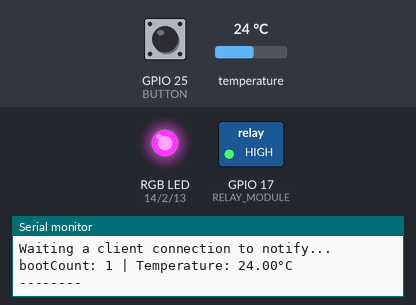
Simulated run of this program. Board: ESP32. Shown: switched loads named in the program (green lamp = pin HIGH), an RGB LED mixed from three pins (HIGH = lit), the last lines printed to the serial monitor. Inputs (shaded band) come from the test bench; at power-on: temperature 24 °C, GPIO 25 (BUTTON) HIGH. Nothing arrives over Bluetooth unless stated; a phone connects over Bluetooth LE 3 s after start.

Above: at 2.2 s.
2.3 s: temperature set to 20.4 °C
5.5 s: temperature set to 19.5 °C
At 6.8 s:
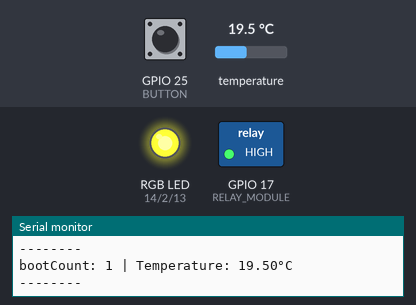
7.1 s: temperature set to 28 °C
At 8.0 s:
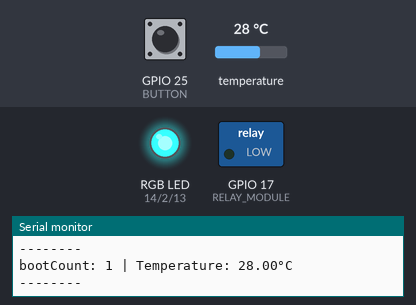
8.6 s: temperature set to 25.4 °C
10.1 s: temperature set to 24.3 °C
At 11.3 s:
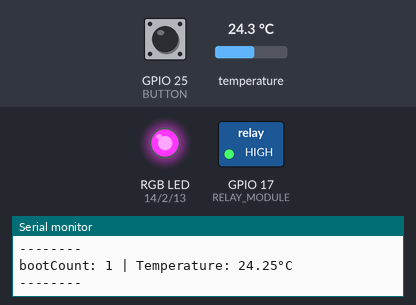
Timing chart, 0 to 13.1 s (numbered marks = the images above; inputs shaded):
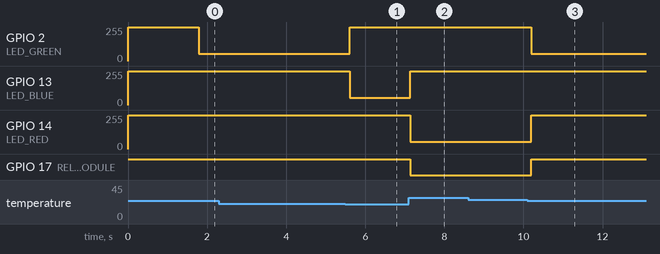

Measured:
- the behaviour switches between 20 and 19.9 °C on temperature (found by bisection; images 0 and 1)
- the behaviour switches between 25 and 24.9 °C on temperature (found by bisection; images 2 and 3)
- after the input at 5.5 s, GPIO 2 (LED_GREEN): 55/255 → 255/255 after 0.11 s; GPIO 13 (LED_BLUE): 255/255 → 55/255 after 0.11 s
- after the input at 7.1 s, GPIO 13 (LED_BLUE): 55/255 → 255/255 at once; GPIO 14 (LED_RED): 255/255 → 55/255 at once; GPIO 17 (RELAY_MODULE): HIGH → LOW at once
- after the input at 10.1 s, GPIO 2 (LED_GREEN): 255/255 → 55/255 after 0.10 s; GPIO 14 (LED_RED): 55/255 → 255/255 after 0.10 s; GPIO 17 (RELAY_MODULE): LOW → HIGH after 0.10 s

The program:

main.cpp
```cpp
/*
  BRONNEN:
  Project plantbewateringsysteem (29/09/2025): ik ben teruggegaan naar mijn project plantbewateringsysteem voor Embedded Systemen basis van academiejaar 24-25 om te kijken hoe ik gebruik gemaakt heb in het verleden van de DS18B20 temperatuur sensor en voor te kijken hoe ik deep sleep gebruikte
  pin layout ESP32-E (06/10/2025): https://wiki.dfrobot.com/FireBeetle_Board_ESP32_E_SKU_DFR0654#6.%20Pinout
  aansluiten relays module (06/10/2025): https://randomnerdtutorials.com/esp32-relay-module-ac-web-server/
  web applicatie met Random Nerd Tutorial (09/10/2025): https://randomnerdtutorials.com/esp32-web-bluetooth/
  JavaScript voor de Web BLE Application (11/10/2025): https://www.w3schools.com/js/default.asp
  information about classes in C++ (11/10/2025): https://www.w3schools.com/cpp/cpp_class_methods.asp
  ChatGPT voor het oplossen van een compile error door config.h en security.h meerdere keren te includen en voor function declaraties, dit was meer van toepassing in een andere versie van dit project (05/12/2025): https://chatgpt.com/share/6933024b-8cd8-800c-9ebf-42aab106238a
*/

#include <Arduino.h>
#include <OneWire.h>
#include <DallasTemperature.h>

#include <config.h>
#include <functionDeclarations.h>

// Web applicatie libraries
#include <BLEDevice.h>
#include <BLEServer.h>
#include <BLEUtils.h>
#include <BLE2902.h>

// deep sleep problemen oplossen
#include <esp_system.h>
#include <esp_sleep.h>

#include <driver/rtc_io.h>

#define BUTTON_PIN_BITMASK(GPIO) (1ULL << GPIO) // 2 ^ GPIO_NUMBER in hex
#define WAKEUP_GPIO GPIO_NUM_25                 // de knop kan de ESP uit deep sleep halen

#define uS_TO_mS_FACTOR 1000              /* Conversion factor for micro seconds to milli seconds */
#define TIME_TO_SLEEP MEASURE_INTERVAL    /* Time ESP32 will go to sleep (in seconds) */

RTC_DATA_ATTR int bootCount = 0;

boolean deepSleepPermission;        // will deep sleep be activated after a while
boolean dataRedSwitch;              // boolean for tracking if the sensor has been read out yet
String deepSleepWakeUpReason = "";  // the reason the ESP woke up

#define ONE_WIRE_BUS 4  // temperatuur sensor

#define LED_RED 14
#define LED_BLUE 13
#define LED_GREEN 2

#define BUTTON 25

#define RELAY_MODULE 17 // de servo/ventilator

// Setup a oneWire instance to communicate with any OneWire device
OneWire oneWire(ONE_WIRE_BUS);

// Pass oneWire reference to DallasTemperature library
DallasTemperature sensors(&oneWire);

boolean ventilator;
boolean cooling;
boolean tempHigh;

byte manualOverrideCooler = 0;

float temperature;

unsigned long measureTimer = 0;
unsigned long displayTimer = 0;
unsigned long sleepTimer = 0;

unsigned long buttonDebounceTimer = 0;
boolean buttonSwitch;

// BLE Applicatie
  // Global Variables
BLEServer* pServer = NULL;
BLECharacteristic* pSensorCharacteristic = NULL;
BLECharacteristic* pCoolerCharacteristic = NULL;
BLECharacteristic* pDeepSleepCharacteristic = NULL;
BLECharacteristic* pMeasureCharacteristic = NULL;
bool deviceConnected = false;
bool oldDeviceConnected = false;
uint32_t value = 0;

unsigned long disconnectedDelayTimerBLE = 0;
boolean disconnectedSwitchBLE;

// CLASSES
  // Device connection and disconnection
class MyServerCallbacks: public BLEServerCallbacks {
  void onConnect(BLEServer* pServer) {
    deviceConnected = true;
  };

  void onDisconnect(BLEServer* pServer) {
    deviceConnected = false;
  }
};

  // lees de characteristics van de cooler op de web app wanneer deze doorgestuurd worden
class CoolerCharacteristicCallbacks : public BLECharacteristicCallbacks {
  void onWrite(BLECharacteristic* pCoolerCharacteristic) {
    // de volgende 2 lijnen code zijn aangepast naar de code op canvas om het probleem met de originel code op te lossen
    std::string coolerValue  = pCoolerCharacteristic->getValue();
    String value = String(coolerValue.c_str());

    if (value.length() > 0) {
      Serial.print("Characteristic event, written: ");
      Serial.println(static_cast<int>(value[0])); // Print the integer value

      int receivedValue = static_cast<int>(value[0]);
      if (receivedValue == 1) {
        manualOverrideCooler = 1;
        cooling = HIGH;
      }
      else if (receivedValue == 2) {
        manualOverrideCooler = 2;
      }
      else {
        manualOverrideCooler = 0;
      }
    }
  }
};

  // lees de characteristics van de Deep Sleep Status op de web app wanneer deze doorgestuurd worden
class DeepSleepCharacteristicCallbacks : public BLECharacteristicCallbacks {
  void onWrite(BLECharacteristic* pDeepSleepCharacteristic) {
    // de volgende 2 lijnen code zijn aangepast naar de code op canvas om het probleem met de originel code op te lossen
    std::string deepSleepValue  = pDeepSleepCharacteristic->getValue();
    String value = String(deepSleepValue.c_str());

    if (value.length() > 0) {
      Serial.print("Characteristic event, written: ");
      Serial.println(static_cast<int>(value[0])); // Print the integer value

      int receivedValue = static_cast<int>(value[0]);
      if (receivedValue == 1) {
        deepSleepPermission = HIGH;
      }
      else {
        deepSleepPermission = LOW;
      }
    }
  }
};

  // voer een meting uit wanneer dit word gevraagd via de web app
class MeasureCharacteristicCallbacks : public BLECharacteristicCallbacks {
  void onWrite(BLECharacteristic* pMeasureCharacteristic) {
    dataRedSwitch = LOW;
  }
};

/*
Method to print the reason by which ESP32
has been awaken from sleep
*/
void get_wakeup_reason() {
  esp_sleep_wakeup_cause_t wakeup_reason;

  wakeup_reason = esp_sleep_get_wakeup_cause();

  if (wakeup_reason == ESP_SLEEP_WAKEUP_EXT0) {
    Serial.println("Wakeup caused by external signal using RTC_IO");
    deepSleepWakeUpReason = DEEP_SLEEP_WAKE_UP_PANIC_BUTTON;
  }
  else if (wakeup_reason == ESP_SLEEP_WAKEUP_EXT1) {
    Serial.println("Wakeup caused by external signal using RTC_CNTL");
    deepSleepWakeUpReason = DEEP_SLEEP_WAKE_UP_UNDEFINED;
  }
  else if (wakeup_reason == ESP_SLEEP_WAKEUP_TIMER) {
    Serial.println("Wakeup caused by timer");
    deepSleepWakeUpReason = DEEP_SLEEP_WAKE_UP_TIME;
  }
  else if (wakeup_reason == ESP_SLEEP_WAKEUP_TOUCHPAD) {
    Serial.println("Wakeup caused by touchpad");
    deepSleepWakeUpReason = DEEP_SLEEP_WAKE_UP_UNDEFINED;
  }
  else if (wakeup_reason == ESP_SLEEP_WAKEUP_ULP) {
    Serial.println("Wakeup caused by ULP program");
    deepSleepWakeUpReason = DEEP_SLEEP_WAKE_UP_UNDEFINED;
  }
  else if (bootCount == 1) {
    Serial.println("Startup");
    deepSleepWakeUpReason = DEEP_SLEEP_WAKE_UP_START;
  }
  else {
    Serial.printf("Wakeup was not caused by deep sleep: %d\n", wakeup_reason);
    deepSleepWakeUpReason = DEEP_SLEEP_WAKE_UP_UNDEFINED;
  }
}

void activate_deep_sleep() {
  Serial.println("Preparing to sleep");

  sleepTimer = MEASURE_INTERVAL;
  Serial.print("Going to sleep now for: ");
  Serial.println(sleepTimer);
  esp_sleep_enable_timer_wakeup(sleepTimer * uS_TO_mS_FACTOR);
  Serial.flush();
  delay(200);
  esp_deep_sleep_start();
  Serial.println("This will never be printed");
}

void configureDeepSleep() {
  Serial.println("Booting...");

  esp_reset_reason_t reset_reason = esp_reset_reason();
  esp_sleep_wakeup_cause_t wakeup_reason = esp_sleep_get_wakeup_cause();

  //Print the wakeup reason for ESP32
  get_wakeup_reason();

  Serial.print("Reset reason: ");
  Serial.println((int)reset_reason);

  Serial.print("Wakeup reason: ");
  Serial.println((int)wakeup_reason);

  Serial.print("Boot count (before): ");
  Serial.println(bootCount);

  ++bootCount;
  Serial.print("Boot count (after increment): ");
  Serial.println(bootCount);

  esp_sleep_pd_config(ESP_PD_DOMAIN_RTC_SLOW_MEM, ESP_PD_OPTION_ON);

  esp_sleep_enable_ext0_wakeup((gpio_num_t)WAKEUP_GPIO, 1); // 1 = High, 0 = Low
  // Configure pullup/downs via RTCIO to tie wakeup pins to inactive level during deepsleep.
  // EXT0 resides in the same power domain (RTC_PERIPH) as the RTC IO pullup/downs.
  // No need to keep that power domain explicitly, unlike EXT1.
  rtc_gpio_pullup_dis(WAKEUP_GPIO);
  rtc_gpio_pulldown_en(WAKEUP_GPIO);
}

// prinde de data op het debug scherm
void printData(float valueTemp, float realTemp) {
  if (DEBUG_SCREEN == HIGH) {
    Serial.print("bootCount: ");
    Serial.print(bootCount);
    Serial.print(" | Temperature: ");
    Serial.print(valueTemp);

    if (MOCK_SWITCH == HIGH) {
      Serial.print("°C | Real Temperature: ");
      Serial.print(realTemp);
    }

    Serial.println("°C");
    Serial.println("--------");
  }
}

// stuur de data door naar de web app
void sendData(float valueTemp, float realTemp) {
  String tempString = String(valueTemp);
  if (MOCK_SWITCH == HIGH) {
    tempString = "Mock temperature: " + tempString + "°C | Real Temperature: " + String(realTemp);
  }

  if (deviceConnected) {
    pSensorCharacteristic->setValue(tempString.c_str());
    pSensorCharacteristic->notify();
  }
}

float readTemperature() {
  displayTimer = millis() + DISPLAY_INTERVAL;
  measureTimer = millis() + MEASURE_INTERVAL;

  // Send the command to get temperatures
  sensors.requestTemperatures();

  // return the temperature in Celsius
  float temp = sensors.getTempCByIndex(0);

  if (MOCK_SWITCH == LOW) {
    sendData(temp);
    printData(temp);
    return temp;
  }
  else {
    sendData(MOCK_TEMPERATURE, temp);
    printData(MOCK_TEMPERATURE, temp);
    return MOCK_TEMPERATURE;
  }
}

/*
configureer de kleur van de RGB LED
*/
void setLed(int valueRed, int valueBlue, int valueGreen) {
  analogWrite(LED_RED, (255 - valueRed));
  analogWrite(LED_BLUE, (255 - valueBlue));
  analogWrite(LED_GREEN, (255 - valueGreen));
}

void activateCooler() {
  if (manualOverrideCooler != 2) {
    digitalWrite(RELAY_MODULE, LOW);
    ventilator = HIGH;
  }
}

void deactivateCooler() {
  if (manualOverrideCooler != 1) {
    digitalWrite(RELAY_MODULE, HIGH);
    cooling = LOW;
    ventilator = LOW;
  }
}

void checkTemperatureStatus(float temp) {
  if (temp < MIN_TEMPERATURE) {
    // kleur de RGB LED Blauw
    setLed(0, 200, 0);
    tempHigh = LOW;
  }
  else if (temp < MAX_TEMPERATURE) {
    // kleur de RGB LED Groen
    setLed(0, 0, 200);
    tempHigh = LOW;
  }
  else {
    // Kleur de RGB LED ROOD
    setLed(200, 0, 0);
    tempHigh = HIGH;
    cooling = HIGH;
  }
}

void button() {
  buttonSwitch = HIGH;
  buttonDebounceTimer = millis() + BUTTON_DEBOUNCE;
  dataRedSwitch = LOW;
}

// setup voor de BLE funcionaliteit (code vrijwel direct afkomstig van Random Nerd Tutorial over het onderwerp, zie bronnen)
void setupBLE() {
  // Create the BLE Device
  BLEDevice::init("ESP32-E-Jorden");

  // Create the BLE Server
  pServer = BLEDevice::createServer();
  pServer->setCallbacks(new MyServerCallbacks());

  // Create the BLE Service
  BLEService *pService = pServer->createService(SERVICE_UUID);

  // Create a BLE Characteristic
  pSensorCharacteristic = pService->createCharacteristic(
                      SENSOR_CHARACTERISTIC_UUID,
                      BLECharacteristic::PROPERTY_READ   |
                      BLECharacteristic::PROPERTY_WRITE  |
                      BLECharacteristic::PROPERTY_NOTIFY |
                      BLECharacteristic::PROPERTY_INDICATE
                    );

  // Create the Cooler button Characteristic
  pCoolerCharacteristic = pService->createCharacteristic(
                      COOLER_CHARACTERISTIC_UUID,
                      BLECharacteristic::PROPERTY_WRITE
                    );

  // Register the callback for the Cooler button characteristic
  pCoolerCharacteristic->setCallbacks(new CoolerCharacteristicCallbacks());

  // Create the Deep Sleep button Characteristic
  pDeepSleepCharacteristic = pService->createCharacteristic(
                      DEEP_SLEEP_CHARACTERISTIC_UUID,
                      BLECharacteristic::PROPERTY_WRITE
                    );

  // Register the callback for the Cooler button characteristic
  pDeepSleepCharacteristic->setCallbacks(new DeepSleepCharacteristicCallbacks());

  // Create the Measurement button Characteristic
  pMeasureCharacteristic = pService->createCharacteristic(
                      MEASURE_CHARACTERISTIC_UUID,
                      BLECharacteristic::PROPERTY_WRITE
                    );

  // Register the callback for the measure button characteristic
  pMeasureCharacteristic->setCallbacks(new MeasureCharacteristicCallbacks());

  // https://www.bluetooth.com/specifications/gatt/viewer?attributeXmlFile=org.bluetooth.descriptor.gatt.client_characteristic_configuration.xml
  // Create a BLE Descriptor
  pSensorCharacteristic->addDescriptor(new BLE2902());
  pCoolerCharacteristic->addDescriptor(new BLE2902());
  pDeepSleepCharacteristic->addDescriptor(new BLE2902());
  pMeasureCharacteristic->addDescriptor(new BLE2902());

  // Start the service
  pService->start();

  // Start advertising
  BLEAdvertising *pAdvertising = BLEDevice::getAdvertising();
  pAdvertising->addServiceUUID(SERVICE_UUID);
  pAdvertising->setScanResponse(false);
  pAdvertising->setMinPreferred(0x0);  // set value to 0x00 to not advertise this parameter
  BLEDevice::startAdvertising();
  Serial.println("Waiting a client connection to notify...");
}

void disconnectBLE(boolean delayFunction) {
  // if function to give the bluetooth stack the chance to get things ready
  if (delayFunction == LOW) {
    Serial.println("Device disconnected.");
    disconnectedDelayTimerBLE = millis() + DISCONNECTED_BLE_DELAY;
  }
  else {
    pServer->startAdvertising(); // restart advertising
    Serial.println("Start advertising");
    oldDeviceConnected = deviceConnected;
    disconnectedSwitchBLE = LOW;
  }
}

void connectBLE() {
  // do stuff here on connecting
  oldDeviceConnected = deviceConnected;
  Serial.println("Device Connected");
  dataRedSwitch = LOW;
}

void setup() {
  pinMode(ONE_WIRE_BUS, INPUT);
  pinMode(LED_RED, OUTPUT);
  pinMode(LED_BLUE, OUTPUT);
  pinMode(LED_GREEN, OUTPUT);
  pinMode(BUTTON, INPUT_PULLUP);
  pinMode(RELAY_MODULE, OUTPUT);

  digitalWrite(RELAY_MODULE, HIGH);
  Serial.begin(115200);
  temperature = -100.00;
  deepSleepPermission = LOW;
  ventilator = LOW;
  cooling = LOW;
  tempHigh = LOW;

  buttonSwitch = LOW;
  dataRedSwitch = LOW;
  measureTimer = millis() + MEASURE_INTERVAL;
  displayTimer = millis() + DISPLAY_INTERVAL;

  setLed(0, 0, 0);

  delay(1000); // Take some time to open up the Serial Monitor
  configureDeepSleep();

  // Start up the sensor library
  sensors.begin();

  // activeer de BlueTooth functionaliteit
  setupBLE();

  disconnectedSwitchBLE = LOW;
}

void loop() {
  long currentMillis = millis();

  // logica voor het uitlezen van de data
  if (dataRedSwitch == LOW) {
    dataRedSwitch = HIGH;
    temperature = readTemperature();
    checkTemperatureStatus(temperature);
  }

  // logica voor het besturen van de ventilator
  if (cooling == HIGH) {
    displayTimer = millis() + DISPLAY_INTERVAL;
    if (manualOverrideCooler == 1 || (tempHigh == HIGH && ventilator == LOW)) {
      activateCooler();
    }
    else if (tempHigh == LOW || manualOverrideCooler == 2) {
      deactivateCooler();
    }
    if (currentMillis >= measureTimer) {
      dataRedSwitch = LOW;
    }
  }
  else if (deepSleepPermission == HIGH && currentMillis >= displayTimer) {
    activate_deep_sleep();
  }

  // logica voor het afhandellen van de knop
  if (buttonSwitch == HIGH && currentMillis >= buttonDebounceTimer) {
    buttonSwitch = LOW;
  }
  else if (digitalRead(BUTTON) == HIGH) {
    button();
  }

  // disconnecting
  if (!deviceConnected && oldDeviceConnected) {
    if (disconnectedSwitchBLE == LOW) {
      disconnectedSwitchBLE = HIGH;
      disconnectBLE(LOW);
    }
    else if (currentMillis >= disconnectedDelayTimerBLE) {
      disconnectBLE(HIGH);
    }
  }
  // connecting
  if (deviceConnected && !oldDeviceConnected) {
    connectBLE();
  }
}
```

functionDeclarations.h
```cpp
#ifndef FUNCTION_DECLARATIONS_H
#define FUNCTION_DECLARATIONS_H

#include <Arduino.h>

// deep sleep
void get_wakeup_reason();
void activate_deep_sleep();
void configureDeepSleep();

// data processing
void printData(float valueTemp, float realTemp = 0.0);
void sendData(float valueTemp, float realTemp = 0.0);
void checkTemperatureStatus(float temp);

// hardware control
float readTemperature();
void setLed(int valueRed, int valueBlue, int valueGreen);
void activateCooler();
void deactivateCooler();
void button();

// BlueTooth
void setupBLE();
void disconnectBLE(boolean delayFunction);
void connectBLE();

#endif
```

config.h
```cpp
const float MIN_TEMPERATURE = 20.00;
const float MAX_TEMPERATURE = 25.00;

const int MEASURE_INTERVAL = 300000;
const int DISPLAY_INTERVAL = 60000;
const int BUTTON_DEBOUNCE = 1000;
const int DISCONNECTED_BLE_DELAY = 500;

// Deep Sleep mogelijkheden
const String DEEP_SLEEP_WAKE_UP_START = "STARTUP";
const String DEEP_SLEEP_WAKE_UP_TIME = "DEEP SLEEP TIMER";
const String DEEP_SLEEP_WAKE_UP_PANIC_BUTTON = "DEEP SLEEP BUTTON";
const String DEEP_SLEEP_WAKE_UP_UNDEFINED = "DEEP SLEEP NOT DEFINED";

/* DEBUG */
const boolean DEBUG_SCREEN = HIGH;
const boolean MOCK_SWITCH = LOW;
const float MOCK_TEMPERATURE = 20.00;

  // UUIDs
#define SERVICE_UUID        "743770a3-61e9-4edb-9291-dbd476f484d8"
#define SENSOR_CHARACTERISTIC_UUID "0f5bf109-7f09-4954-a0a3-5ec26d4da9a5"
#define COOLER_CHARACTERISTIC_UUID "689dffc1-9faa-4139-9004-e47b914b78ed"
#define DEEP_SLEEP_CHARACTERISTIC_UUID "1a2b1de3-a861-4415-9ce4-be5a5fbf4bc7"
#define MEASURE_CHARACTERISTIC_UUID "8f6e0141-d448-4bf1-8c04-f4ce063ba865"
```
